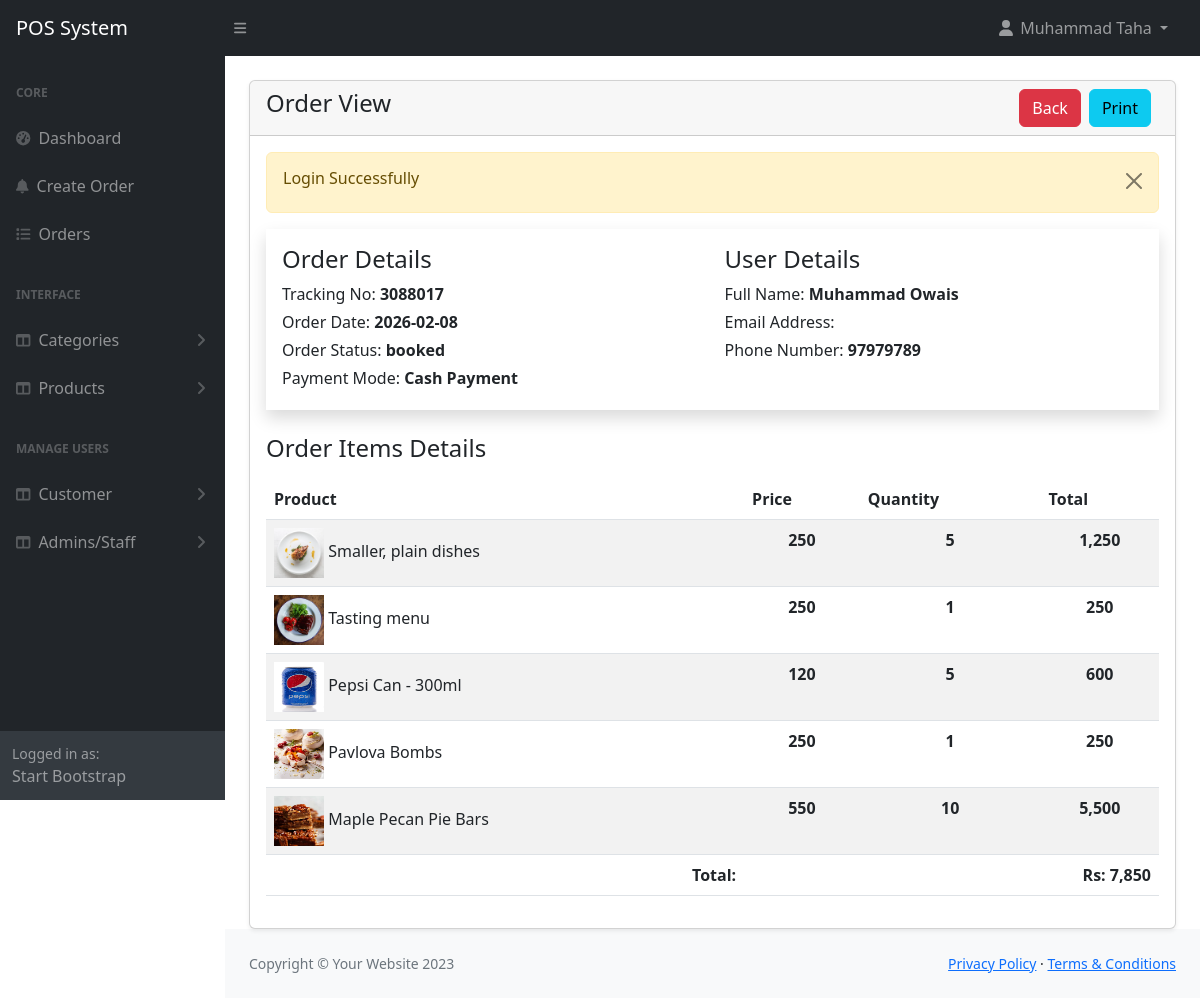
Screenshot of /admin/orders-view.php?track=3088017 (signed in) with the database file from the repository.
### tables this page shows
CREATE TABLE `orders` (
  `id` int(11) NOT NULL,
  `customer_id` int(11) NOT NULL,
  `tracking_no` varchar(100) NOT NULL,
  `invoice_no` varchar(100) NOT NULL,
  `total_amount` varchar(100) NOT NULL,
  `order_date` date NOT NULL,
  `order_status` varchar(100) DEFAULT NULL,
  `payment_mode` varchar(100) NOT NULL COMMENT 'cash, online',
  `order_placed_by_id` int(11) NOT NULL
);

CREATE TABLE `customers` (
  `id` int(11) NOT NULL,
  `name` varchar(255) NOT NULL,
  `email` varchar(255) DEFAULT NULL,
  `phone` varchar(225) DEFAULT NULL,
  `status` tinyint(1) NOT NULL DEFAULT 0 COMMENT '0=visible,1=hidden',
  `created_at` date NOT NULL DEFAULT current_timestamp()
);

CREATE TABLE `order_items` (
  `id` int(11) NOT NULL,
  `order_id` int(11) NOT NULL,
  `product_id` int(11) NOT NULL,
  `price` varchar(100) NOT NULL,
  `quantity` varchar(100) NOT NULL
);

CREATE TABLE `products` (
  `id` int(11) NOT NULL,
  `category_id` int(11) NOT NULL,
  `name` varchar(255) NOT NULL,
  `description` mediumtext NOT NULL,
  `price` int(11) NOT NULL,
  `quantity` int(11) NOT NULL,
  `image` varchar(255) NOT NULL,
  `status` tinyint(1) NOT NULL DEFAULT 0 COMMENT '0=visible,1=hidden',
  `created_at` date NOT NULL DEFAULT current_timestamp()
);

### admin/orders-view.php (the view, shortened to what this page needs)
<?php include('includes/header.php'); ?>
<div class="container-fluid px-4">
    <div class="card mt-4 shadow-sm">
        <div class="card-header">
            <h4 class="mb-0">Order View
                <a href="orders-view-print.php?track=<?= $_GET['track']; ?>" class="btn btn-info float-end mx-2">Print</a>
                <a href="orders.php" class="btn btn-danger float-end">Back</a>
            </h4>
        </div>
        <div class="card-body">
            <?php
            if(isset($_GET['track']) && $_GET['track'] != '')
            {
                $tackingNo = validate($_GET['track']);
                $query = "SELECT o.*, c.*
                          FROM orders o, customers c
                          WHERE c.id = o.customer_id
                          AND o.tracking_no='$tackingNo'
                          ORDER BY o.id DESC";
                $orders = mysqli_query($conn, $query);
                if($orders)
                {
                    if(mysqli_num_rows($orders) > 0)
                    {
                        $orderDate = mysqli_fetch_assoc($orders);
                        ?>
                        <div class="card-body shadow border-1 mb-4">
                            <div class="row">
                                <div class="col-md-6">
                                    <h4>Order Details</h4>
                                    <label class="mb-1">
                                        Tracking No: <span class="fw-bold"><?= $orderDate['tracking_no']; ?></span>
                                    </label><br>
                                    <label class="mb-1">
                                        Order Date: <span class="fw-bold"><?= $orderDate['order_date']; ?></span>
                                    </label><br>
                                    <label class="mb-1">
                                        Order Status: <span class="fw-bold"><?= $orderDate['order_status']; ?></span>
                                    </label><br>
                                    <label class="mb-1">
                                        Payment Mode: <span class="fw-bold"><?= $orderDate['payment_mode']; ?></span>
                                    </label><br>
                                </div>
                                <div class="col-md-6">
                                    <h4>User Details</h4>
                                    <label class="mb-1">
                                        Full Name: <span class="fw-bold"><?= $orderDate['name']; ?></span>
                                    </label><br>
                                    <label class="mb-1">
                                        Email Address: <span class="fw-bold"><?= $orderDate['email']; ?></span>
                                    </label><br>
                                    <label class="mb-1">
                                        Phone Number: <span class="fw-bold"><?= $orderDate['phone']; ?></span>
                                    </label><br>
                                </div>
                            </div>
                        </div>
                        <?php
                        $orderItemQuery = "SELECT
                                                oi.quantity AS orderItemQuantity,
                                                oi.price AS orderItemPrice,
                                                o.*, oi.*, p.*
                                           FROM orders o, order_items oi, products p
                                           WHERE oi.order_id = o.id
                                           AND p.id = oi.product_id
                                           AND o.tracking_no='$tackingNo'";
                        $orderItemsRes = mysqli_query($conn, $orderItemQuery);
                        if($orderItemsRes && mysqli_num_rows($orderItemsRes) > 0)
                        {
                            ?>
                            <h4 class="my-3">Order Items Details</h4>
                            <table class="table table-boardered table-striped">
                                <thead>
                                    <tr>
                                        <th>Product</th>
                                        <th>Price</th>
                                        <th>Quantity</th>
                                        <th>Total</th>
                                    </tr>
                                </thead>
                                <tbody>
                                    <?php foreach($orderItemsRes as $orderItemRow): ?>
                                        <tr>
                                            <td>
                                                <img src="<?= $orderItemRow['image'] != '' ? '../'.$orderItemRow['image'] : '../assets/images/no-img.jpg' ?>"
                                                     style="width: 50px; height: 50px;"
                                                     alt="Image">
                                                <?= $orderItemRow['name']; ?>
                                            </td>
                                            <td class="fw-bold text-center">
                                                <?= number_format($orderItemRow['orderItemPrice'], 0); ?>
                                            </td>
                                            <td class="fw-bold text-center">
                                                <?= $orderItemRow['orderItemQuantity']; ?>
                                            </td>
                                            <td class="fw-bold text-center">
                                                <?= number_format(
                                                    $orderItemRow['orderItemPrice'] * $orderItemRow['orderItemQuantity'],
                                                    0
                                                ); ?>
                                            </td>
                                        </tr>
                                    <?php endforeach; ?>
                                    <tr>
                                        <td class="fw-bold text-end">Total:</td>
                                        <td colspan="3" class="fw-bold text-end">
                                            Rs: <?= number_format($orderDate['total_amount'], 0); ?>
                                        </td>
                                    </tr>
                                </tbody>
                            </table>
                            <?php
                        }
                        else
                        {
                            echo '<h5>No Record Available</h5>';
                        }
                    }
                    else
                    {
                        echo '<h5>No Record Available</h5>';
                    }
                }
                else
                {
                    echo '<h5>Something went wrong</h5>';
                }
            }
            ?>
        </div>
    </div>
</div>
<?php include('includes/footer.php'); ?>

### rows the page displays
orders: tracking_no "3088017", order_date "2026-02-08", order_status "booked", payment_mode "Cash Payment", customer.name "Muhammad Owais", customer.phone "97979789", total_amount "7,850"
order_items: product.image (picture), product.name "Smaller, plain dishes", price "250", quantity "5", $orderItemRow['orderItemPrice'] * $orderItemRow['orderItemQuantity'] "1,250"
order_items: product.image (picture), product.name "Tasting menu", price "250", quantity "1"
order_items: product.image (picture), product.name "Pepsi Can - 300ml", price "120", quantity "5", $orderItemRow['orderItemPrice'] * $orderItemRow['orderItemQuantity'] "600"
order_items: product.image (picture), product.name "Pavlova Bombs", price "250", quantity "1"
order_items: product.image (picture), product.name "Maple Pecan Pie Bars", price "550", quantity "10", $orderItemRow['orderItemPrice'] * $orderItemRow['orderItemQuantity'] "5,500"

### other values shown
$_SESSION['loggedInUser']['name'] "Muhammad Taha"
$_SESSION['status'] "Login Successfully"
